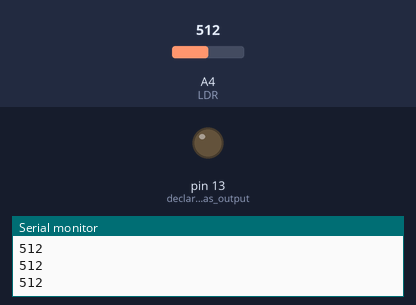
A sketch run on a simulated Arduino Uno, built with avr-gcc and run on an emulated ATmega328P. Parts: output pins drawn as LEDs (lit = HIGH), the last lines printed to the serial monitor. Inputs (shaded band) come from the test bench; at power-on: A4 (LDR) = 512.

Above: at 1.2 s.
1.3 s: A4 (LDR) set to 316
2.8 s: A4 (LDR) set to 290
At 4.2 s:
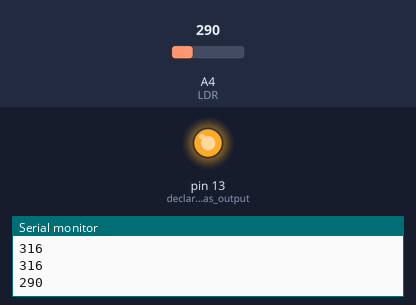
Timing chart, 0 to 5.8 s (numbered marks = the images above; inputs shaded):
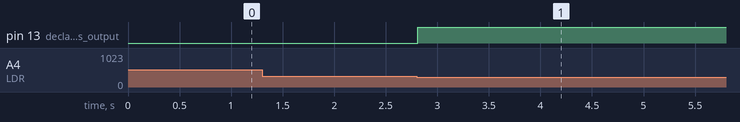

The sketch:

4.1.ino
```cpp
#define SOILSENSOR 2 // PIN 2 is for soilsensor


void setup()
{
  Serial.begin(9600);
  pinMode(SOILSENSOR, INPUT); //declares Soil Sensor as input
  pinMode(LED_BUILTIN, OUTPUT); // declare LED as output
}

void loop()
{
  int valeur_soilsensor = analogRead(A4); // read LDR value
  Serial.println(valeur_soilsensor);

 if(valeur_soilsensor<300)
  {
       digitalWrite(LED_BUILTIN,1);  // Turn ON the LED
       delay(6000);
  }
else
  {

       digitalWrite(LED_BUILTIN,0); // Turn OFF the LED
  }
 }
```

Measured:
- the behaviour switches between 300 and 299 on A4 (LDR) (found by bisection; images 0 and 1)
- after the input at 2.8 s, pin 13 (declare_LED_as_output): LOW → HIGH at once
